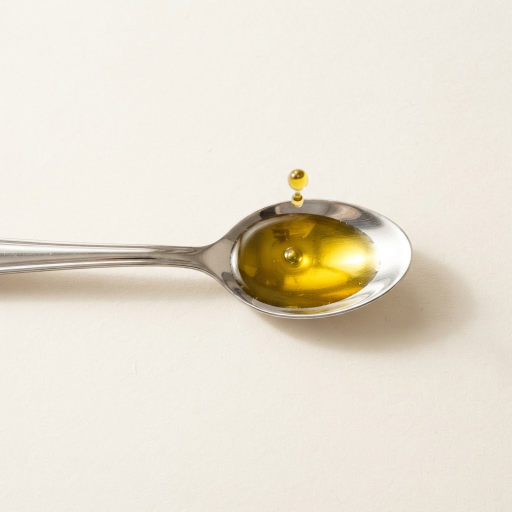
#> input picture content/carruseles/100-calorias/fotos/aceite.jpg, 1024 x 1024 px (shown at 1/2 size)
$ python -i editar_fotos.py   (imports and definitions only)
#> lines starting #> are read from the running program, lines starting #| are printed output that depends on the picture; after the words box and inside, x2 and y2 are one past the last pixel; in counts of white or black regions, pixels touching at a corner belong together
#> further down, picture is the input picture: PIL image 1024x1024 RGB; mean R, G, B 231.7, 224.6, 210.3
"""Edita las fotos de fotos/ y las deja en fotos/editadas/ listas para el carrusel.

- Comparativas: cada foto ocupa media slide a sangre. La ración "densa" se ve pequeña con
  mucho aire alrededor y la de "mucho volumen" llena su mitad, para exagerar el contraste.
- Portada, resumen y CTA: foto a sangre de slide completa.
- El fondo se extiende replicando los bordes cuando el encuadre se sale de la foto.
- Claras: se borran 2 cáscaras (8 → 6) para que cuadre con 100 kcal.

Uso: python3 content/carruseles/100-calorias/editar_fotos.py   (requiere pillow + numpy)
"""
from pathlib import Path

import numpy as np
from PIL import Image, ImageDraw, ImageFilter

HERE = Path(__file__).parent
SRC = HERE / "fotos"
OUT = SRC / "editadas"
HALF = (2160, 1350)  # 2× media slide (1080×675): comparativas a sangre, una foto arriba y otra abajo
FULL = (2160, 2700)  # 2× slide completa (1080×1350)
# alimento: (centro x, centro y, alto del sujeto en px de la foto, fracción de la media slide que ocupa,
#            desplazamiento a la derecha como fracción del ancho; el texto vive arriba a la izquierda)
FRAMING = {
    "aceite": (600, 500, 310, 0.40, 0.14),
    "fresas": (515, 520, 560, 0.84, 0.21),
    "almendras": (510, 505, 390, 0.40, 0.16),
    "manzana": (515, 505, 470, 0.86, 0.18),
    "chocolate": (510, 495, 380, 0.40, 0.16),
    "sandia": (702, 385, 470, 0.74, 0.22),
    "refresco": (700, 368, 600, 0.72, 0.22),
    "palomitas": (705, 392, 490, 0.84, 0.21),
    "pollo": (700, 388, 555, 0.86, 0.20),
    "claras": (703, 360, 545, 0.84, 0.20),
}

# Slides a sangre completas: nombre → (foto, centro x, centro y, alto del sujeto, fracción, desplazamiento vertical)
# desplazamiento > 0 baja el alimento para dejar el titular arriba.
FULL_BLEED = {
    "portada": ("fresas", 515, 520, 560, 0.46, 0.17),
    "resumen": ("manzana", 515, 505, 470, 0.36, 0.20),
    "cta": ("pollo", 700, 388, 555, 0.40, 0.18),
}


def extend(img: Image.Image, pad: int) -> Image.Image:
    """Amplía el lienzo replicando los bordes y suaviza la zona añadida."""
    arr = np.asarray(img)
    big = Image.fromarray(np.pad(arr, ((pad, pad), (pad, pad), (0, 0)), mode="edge"))
    blurred = big.filter(ImageFilter.GaussianBlur(40))
    mask = Image.new("L", big.size, 255)
    ImageDraw.Draw(mask).rectangle((pad + 24, pad + 24, pad + img.width - 25, pad + img.height - 25), fill=0)
    mask = mask.filter(ImageFilter.GaussianBlur(24))
    return Image.composite(blurred, big, mask)


def crop(img: Image.Image, cx: float, cy: float, w: float, h: float, size) -> Image.Image:
    pad = int(max(w, h))
    big = extend(img, pad)
    box = (cx - w / 2 + pad, cy - h / 2 + pad, cx + w / 2 + pad, cy + h / 2 + pad)
    return big.crop(tuple(round(v) for v in box)).resize(size, Image.LANCZOS)


# Claras (foto 1408×768): centros de las 8 cáscaras y del bol.
SHELLS = [(705, 145), (518, 230), (887, 230), (455, 385), (952, 385), (518, 545), (705, 600), (882, 545)]
BOWL = (705, 395, 172)
REMOVE = [(455, 385), (952, 385)]  # izquierda y derecha del medio → quedan 6


def box_blur(a: np.ndarray, r: int, passes: int = 3) -> np.ndarray:
    """Desenfoque casi gaussiano en coma flotante (3 pasadas de caja, bordes replicados)."""
    for _ in range(passes):
        for axis in (0, 1):
            pad = [(0, 0)] * a.ndim
            pad[axis] = (r + 1, r)
            c = np.cumsum(np.pad(a, pad, mode="edge"), axis=axis, dtype=np.float64)
            hi = np.take(c, range(2 * r + 1, c.shape[axis]), axis=axis)
            lo = np.take(c, range(0, c.shape[axis] - 2 * r - 1), axis=axis)
            a = ((hi - lo) / (2 * r + 1)).astype(np.float32)
    return a


def remove_shells(img: Image.Image) -> Image.Image:
    """Borra 2 cáscaras reconstruyendo el fondo con un desenfoque normalizado que ignora los objetos."""
    w, h = img.size
#> w = 1024; h = 1024
    objects = Image.new("L", (w, h), 0)
#> objects: PIL image 1024x1024 L; every value is 0
    d = ImageDraw.Draw(objects)
    for x, y in SHELLS:  # cáscara + su sombra (la luz viene de la izquierda)
        d.ellipse((x - 84, y - 84, x + 84, y + 84), fill=255)
        d.ellipse((x - 60, y - 76, x + 170, y + 130), fill=255)
    bx, by, br = BOWL
    d.ellipse((bx - br - 30, by - br - 30, bx + br + 60, by + br + 50), fill=255)

    arr = np.asarray(img).astype(np.float32)
    known = 1 - np.asarray(objects).astype(np.float32)[..., None] / 255
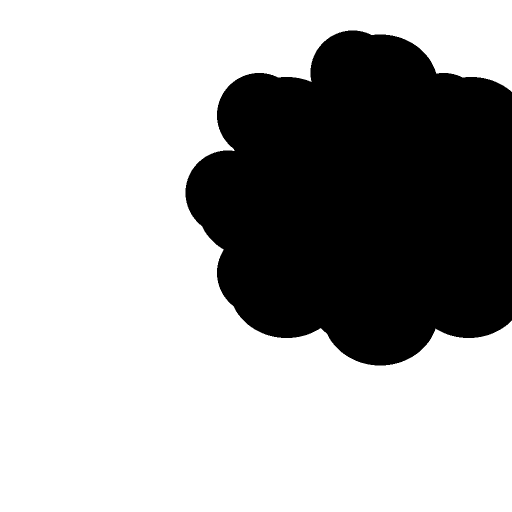
#> known: shape (1024, 1024, 1) float32 (shown at 1/2 size); values 0 (black) and 1 (white), 68.2% white; 1 black region, box (x1, y1, x2, y2) and area: (371, 61, 1024, 731) 333321
    num = box_blur(arr * known, 60)
#> after the loop in box_blur, `for _ in range(passes):`:
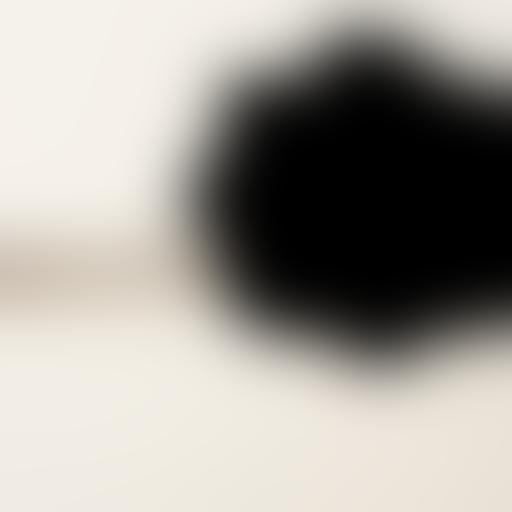
#> a: shape (1024, 1024, 3) float32 (shown at 1/2 size); mean of channels 0, 1, 2 162.6, 159, 152.2; drawn as R, G, B
#> after the loop in box_blur, `for _ in range(passes):`:
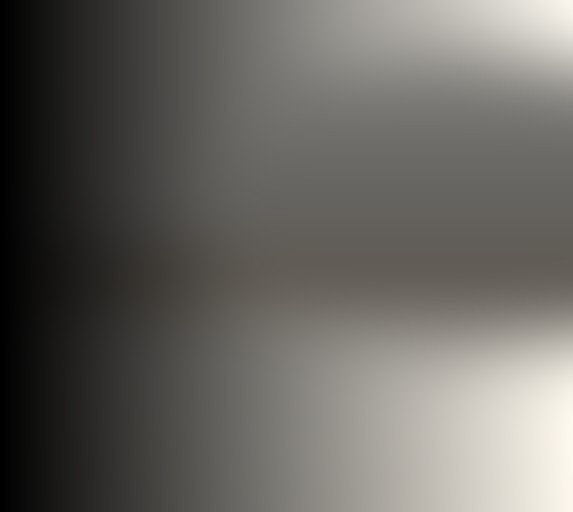
#> c: shape (1024, 1145, 3) float64 (shown at 1/2 size); mean of channels 0, 1, 2 111949.4, 109538.2, 105024; drawn with min black and max white
    den = box_blur(known, 60)
#> call 2 of box_blur, with r = 60, passes = 3
#> after the loop in box_blur (call 2), `for _ in range(passes):`:
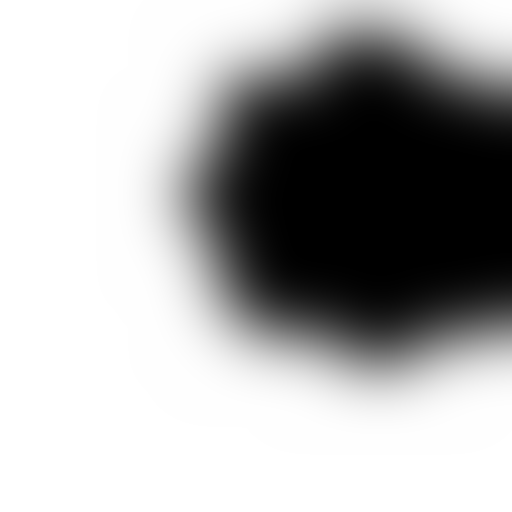
#> a: shape (1024, 1024, 1) float32 (shown at 1/2 size); min 0, max 1, mean 0.683
#> after the loop in box_blur (call 2), `for _ in range(passes):`:
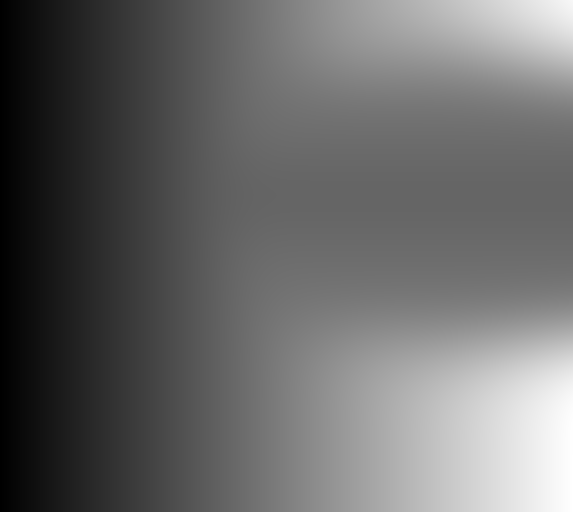
#> c: shape (1024, 1145, 1) float64 (shown at 1/2 size); min 1, max 1145, mean 470.2; drawn with min black and max white
    bg = num / np.maximum(den, 1e-4)
    bg += np.random.default_rng(1).normal(0, 1.2, bg.shape)  # grano suave para que no quede plano

    hole = Image.new("L", (w, h), 0)
    dh = ImageDraw.Draw(hole)
    for x, y in REMOVE:
        dh.ellipse((x - 100, y - 100, x + 100, y + 100), fill=255)
        dh.ellipse((x - 50, y - 72, x + 160, y + 124), fill=255)
    hole = hole.filter(ImageFilter.GaussianBlur(10))
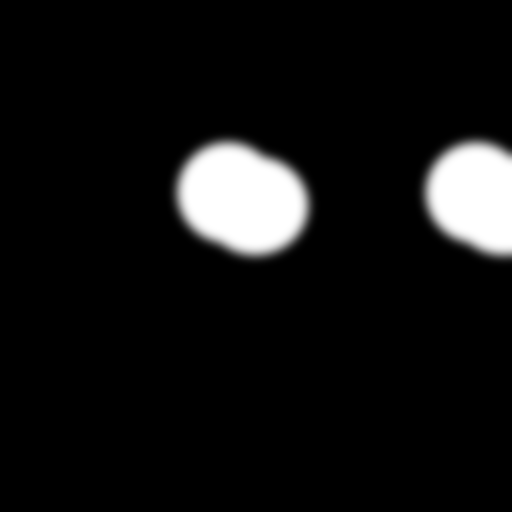
#> hole: PIL image 1024x1024 L (shown at 1/2 size); min 0, max 255, mean 18.3
    ImageDraw.Draw(hole).ellipse((bx - br - 4, by - br - 4, bx + br + 4, by + br + 4), fill=0)  # el bol no se toca
    hole = np.asarray(hole.filter(ImageFilter.GaussianBlur(3))).astype(np.float32)[..., None] / 255
#> hole: shape (1024, 1024, 1) float32
    return Image.fromarray((arr * (1 - hole) + bg * hole).clip(0, 255).astype(np.uint8))
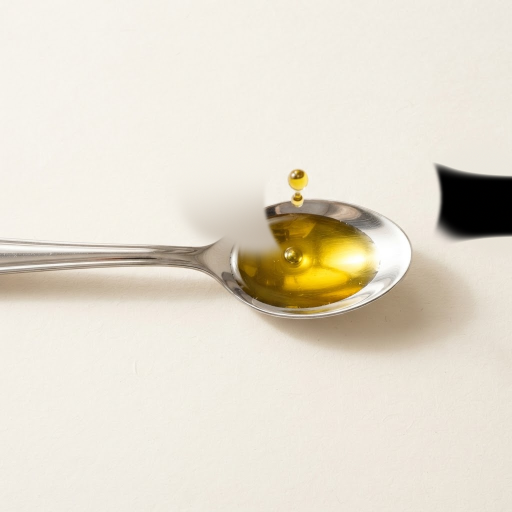
#> returned value: PIL image 1024x1024 RGB (shown at 1/2 size); mean R, G, B 227.8, 220.9, 206.9


def main() -> None:
    OUT.mkdir(parents=True, exist_ok=True)
    fotos = {}
    for food in FRAMING:
        img = Image.open(SRC / f"{food}.jpg").convert("RGB")
        fotos[food] = remove_shells(img) if food == "claras" else img
    for food, (cx, cy, subject, frac, shift_x) in FRAMING.items():
        h = subject / frac
        w = h * HALF[0] / HALF[1]
        crop(fotos[food], cx - shift_x * w, cy, w, h, HALF).save(OUT / f"{food}.jpg", quality=92)
    for name, (food, cx, cy, subject, frac, shift_y) in FULL_BLEED.items():
        h = subject / frac
        w = h * FULL[0] / FULL[1]
        crop(fotos[food], cx, cy - shift_y * h, w, h, FULL).save(OUT / f"{name}.jpg", quality=92)
    print("ok")


# [2 lines not run here, left out]

>>> from PIL import Image
>>> picture = Image.open('fotos/aceite.jpg')
>>> result = remove_shells(picture)

$ run again, on content/carruseles/100-calorias/fotos/fresas.jpg
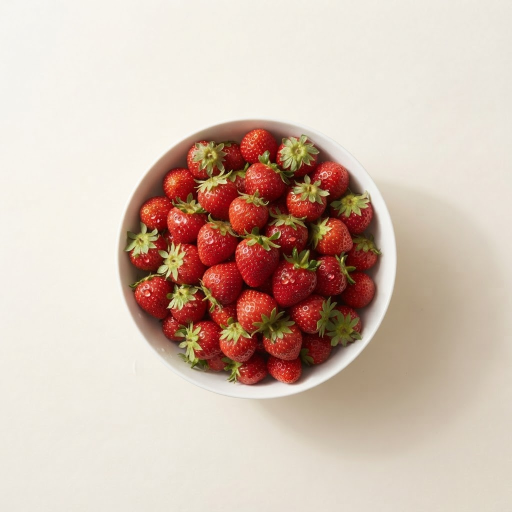
#> input picture content/carruseles/100-calorias/fotos/fresas.jpg, 1024 x 1024 px (shown at 1/2 size)
#> picture is the input picture: PIL image 1024x1024 RGB; mean R, G, B 210.8, 190.7, 177.7
#> objects: PIL image 1024x1024 L; every value is 0
#> known: shape (1024, 1024, 1) float32; values 0 (black) and 1 (white), 68.2% white; 1 black region, box (x1, y1, x2, y2) and area: (371, 61, 1024, 731) 333321
#> after the loop in box_blur, `for _ in range(passes):`:
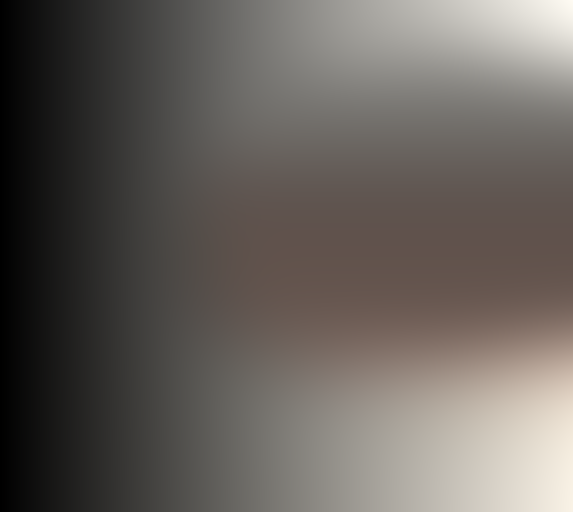
#> c: shape (1024, 1145, 3) float64 (shown at 1/2 size); mean of channels 0, 1, 2 107423.6, 101711.7, 96787.3; drawn with min black and max white
#> in remove_shells, `return Image.fromarray((arr * (1 - hole) + bg * hole).clip(0, 255).ast..`:
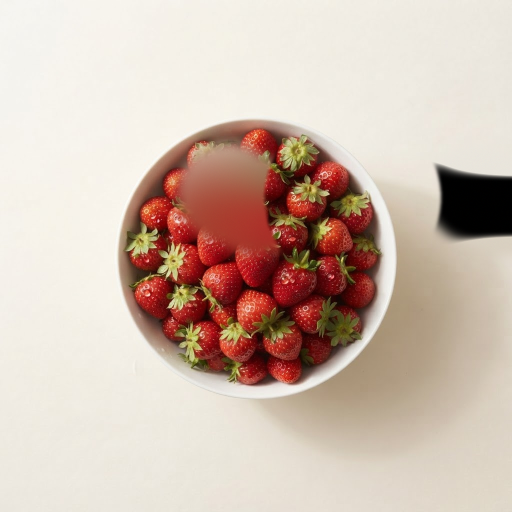
#> returned value: PIL image 1024x1024 RGB (shown at 1/2 size); mean R, G, B 207.5, 187.7, 175.1

$ run again, on content/carruseles/100-calorias/fotos/manzana.jpg
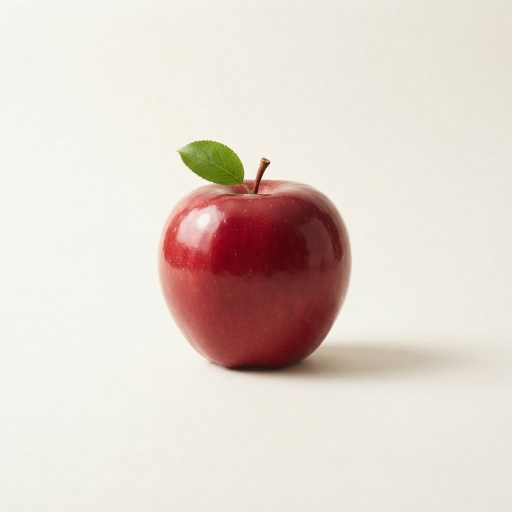
#> input picture content/carruseles/100-calorias/fotos/manzana.jpg, 1024 x 1024 px (shown at 1/2 size)
#> picture is the input picture: PIL image 1024x1024 RGB; mean R, G, B 226.8, 215, 206.8
#> objects: PIL image 1024x1024 L; every value is 0
#> known: shape (1024, 1024, 1) float32; values 0 (black) and 1 (white), 68.2% white; 1 black region, box (x1, y1, x2, y2) and area: (371, 61, 1024, 731) 333321
#> after the loop in box_blur, `for _ in range(passes):`:
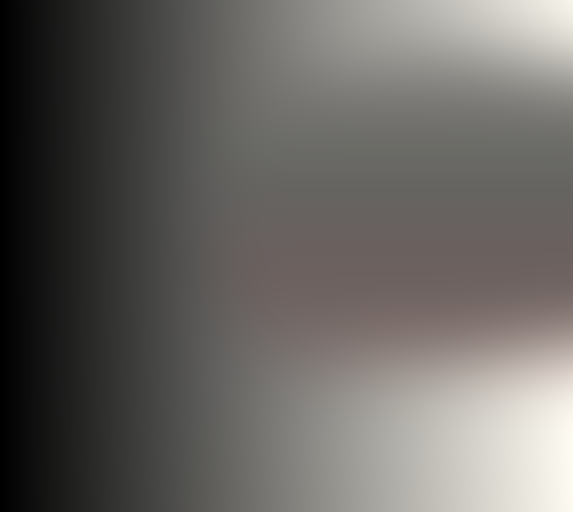
#> c: shape (1024, 1145, 3) float64 (shown at 1/2 size); mean of channels 0, 1, 2 111774.5, 108804.8, 105630.7; drawn with min black and max white
#> in remove_shells, `return Image.fromarray((arr * (1 - hole) + bg * hole).clip(0, 255).ast..`:
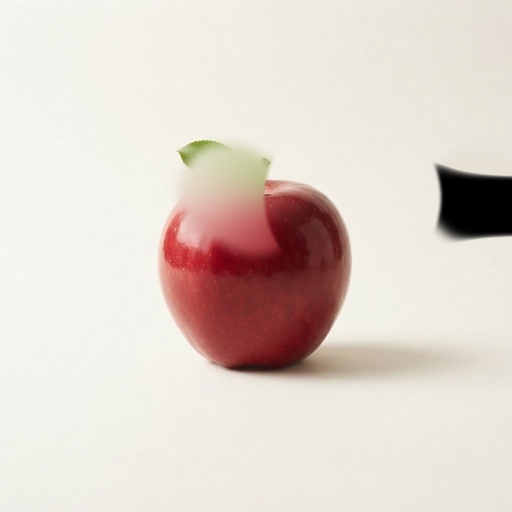
#> returned value: PIL image 1024x1024 RGB (shown at 1/2 size); mean R, G, B 223.9, 212.5, 204.5

$ run again, on content/carruseles/100-calorias/fotos/palomitas.jpg
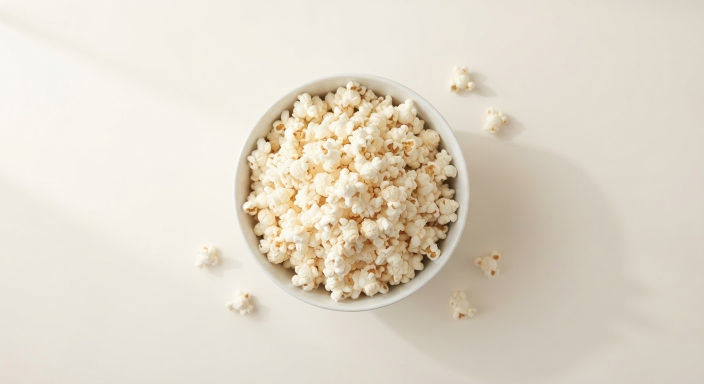
#> input picture content/carruseles/100-calorias/fotos/palomitas.jpg, 1408 x 768 px (shown at 1/2 size)
#> picture is the input picture: PIL image 1408x768 RGB; mean R, G, B 224.4, 216.1, 201.6
#> objects: PIL image 1408x768 L; every value is 0
#> known: shape (768, 1408, 1) float32; values 0 (black) and 1 (white), 67.2% white; 1 black region, box (x1, y1, x2, y2) and area: (371, 61, 1123, 731) 354594
#> in remove_shells, `return Image.fromarray((arr * (1 - hole) + bg * hole).clip(0, 255).ast..`:
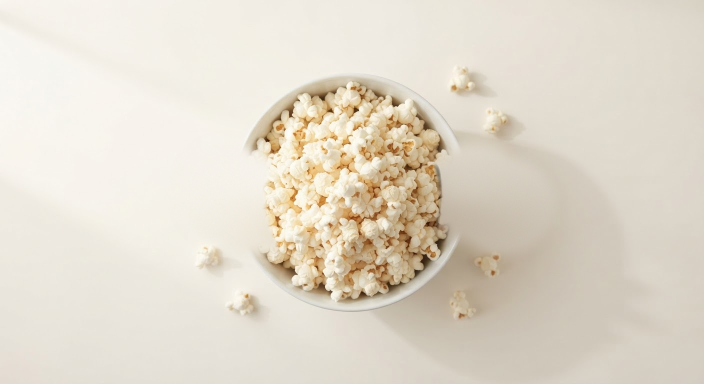
#> returned value: PIL image 1408x768 RGB (shown at 1/2 size); mean R, G, B 225.4, 217.4, 203.4
